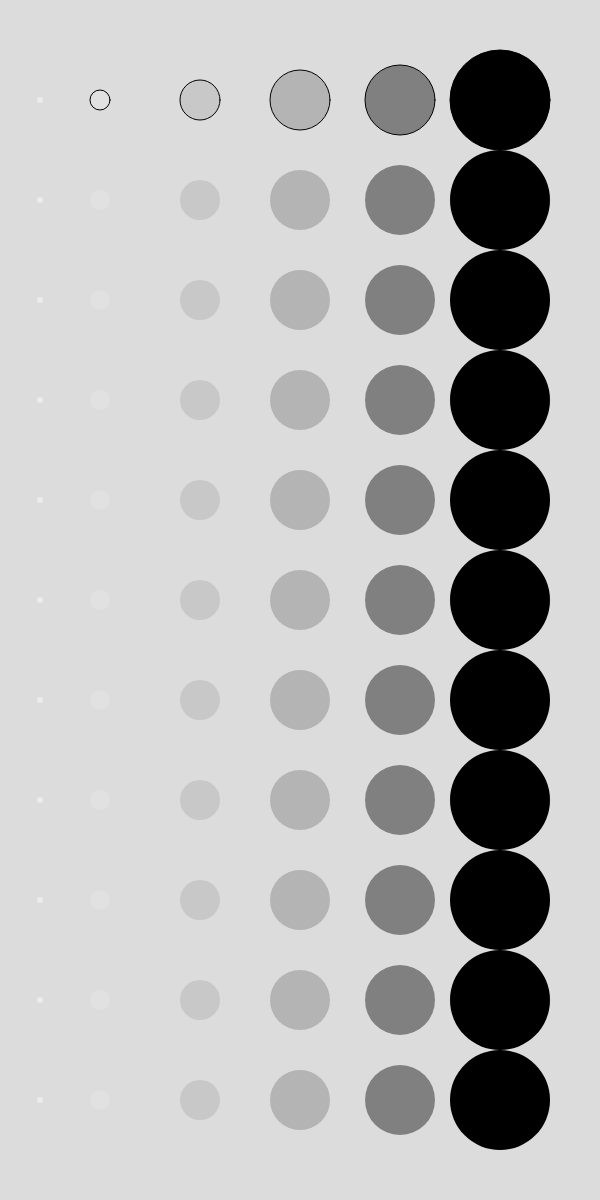
Frame 1 (no input)
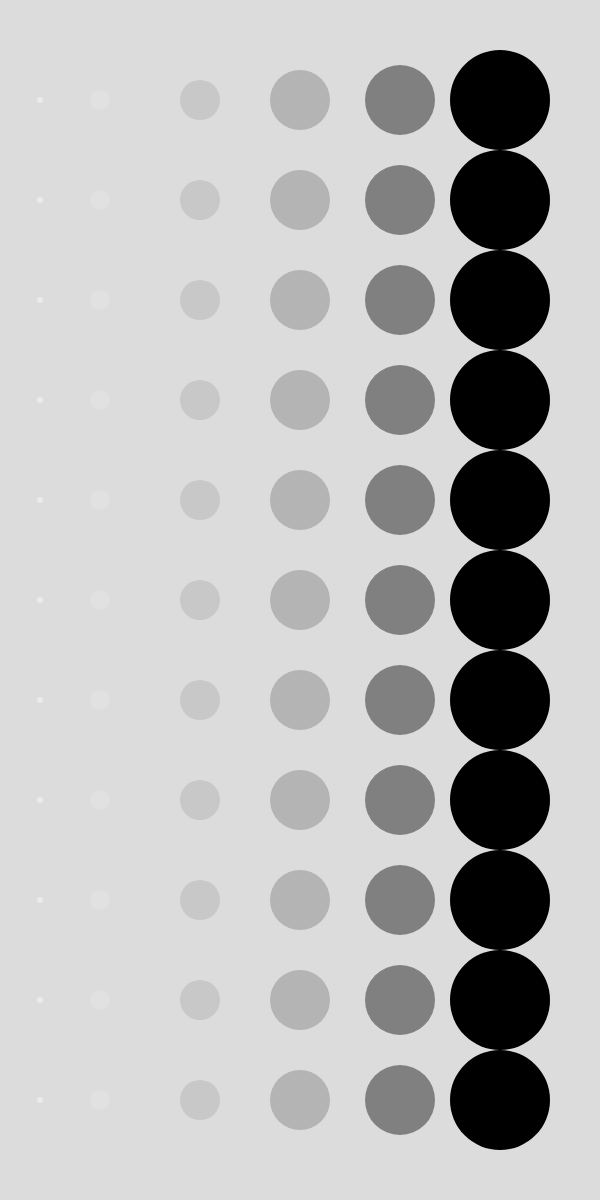
Frame 60 (no input)
Frame 120 (the mouse pressed at the canvas centre since frame 60): identical to frame 60, image omitted

The p5.js sketch that drew these frames (run headless with seeded random() and noise() and a simulated clock; from frame 60 on, the mouse is pressed at the canvas centre):

// p5.js sketch
// ── sketch.js
function setup()
{
    createCanvas(600, 1200);
}

 function draw()
 {
        //color for bg
    background(220);

    for (var i = 0; i < 11; i++) 
    {
            //side-updown-size
        //black 0 
        fill('black');
        ellipse(500, 100 + i * 100, 100);
        fill('grey');
        ellipse(400, 100 + i * 100, 70 );
        fill(180);
        ellipse(300, 100 + i * 100, 60 );
        fill(200);
        ellipse(200, 100 + i * 100, 40 );
        fill(225);
        ellipse(100, 100 + i * 100, 20 );
        fill(235);
        noStroke()
        ellipse(40, 100 + i * 100, 6 );

        //ellipse(100 + i * 150, 200 + i * 160, 100 - i * 10);
        //ellipse(100 + i * 140 - 150, 200 + i * 161, 100 - i * 15);
        //white 225
            // fill('white')
            // noStroke();
            // ellipse(450, 300, 400);
    }
    
 }
